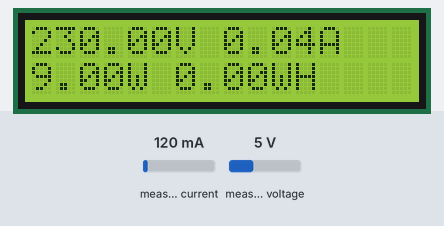
Bench run of a sketch on a simulated ESP32. On the bench: 16×2 character LCD. The test bench sets the inputs (shaded band); at power-on: measured current 120 mA, measured voltage 5 V (analog values on the 0–4095 scale). WiFi joins after 1.5 s; servers stay silent unless stated.

Above: at 12.2 s.
12.3 s: measured current set to 40 mA
At 24.0 s:
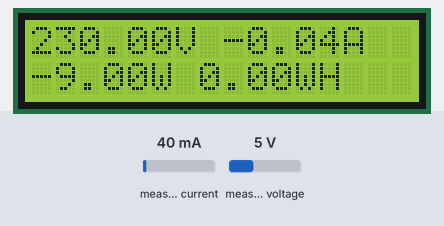
24.8 s: measured current set to 500 mA
At 35.2 s:
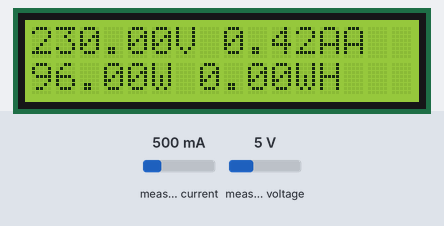
36.8 s: measured voltage set to 0.3 V
At 47.1 s:
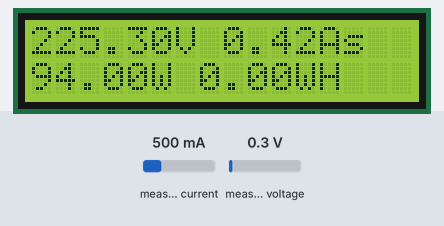
48.2 s: measured voltage set to 3.8 V
At 59.5 s:
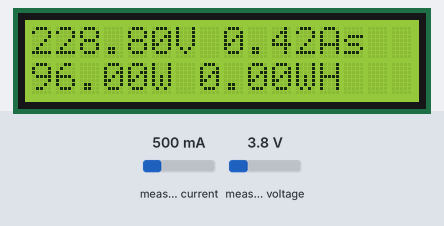
59.8 s: measured current set to 1000 mA
At 71.2 s:
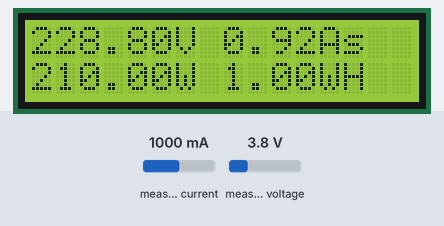
71.5 s: measured current set to 40 mA
At 82.9 s:
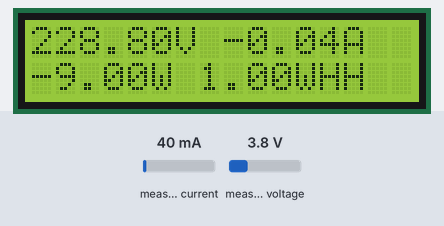
Timing chart, 0 to 84.2 s (numbered marks = the images above; inputs shaded):
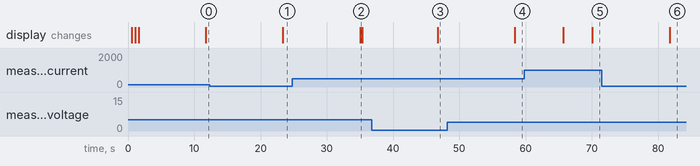

Measured:
- after the input at 12.3 s, the display: changes after 11.1 s (image 1)
- after the input at 24.8 s, the display: changes after 10.2 s (image 2)
- after the input at 36.8 s, the display: changes after 9.9 s (image 3)
- after the input at 48.2 s, the display: changes after 10.2 s (image 4)
- after the input at 71.5 s, the display: changes after 10.2 s (image 6)

The sketch:

emonlib_current.ino
```cpp
#include "ThingSpeak.h"
#include <WiFi.h>
#include <HTTPClient.h>
#include <Arduino.h>
#include <LiquidCrystal_I2C.h>
#include "EmonLib.h"
#define ADC_INPUT 34  // current measurement pin
#define ADC_INPUT1 32 // voltage measurement pin

// Replace with your network credentials
const char* ssid     = "Microgrid_Lab";
const char* password = "Microgrid123";

// REPLACE with your Domain name and URL path or IP address with path
const char* serverName = "http://example.com/post-esp-data.php";

float HOME_VOLTAGE =  220;
EnergyMonitor emon1;
LiquidCrystal_I2C lcd(0x27, 16, 2);
WiFiClient  client;
unsigned long lastMeasurement = 0;
unsigned long timeFinishedSetup = 0;
unsigned long uploadtime = 0;
long energyWM = 0.00;
long energyWH = 0.00;
long power = 0.00;
float Voltage = 0.00;
float amps = 0.00;
void setup()
{
  analogReadResolution(10);
  lcd.begin();
  lcd.backlight();
  emon1.current(ADC_INPUT, 31);
  emon1.voltage(ADC_INPUT1, 410, 1.7);  // Voltage: input pin, calibration, phase_shift
  Connect_WiFi();
  ThingSpeak.begin(client);  // Initialize ThingSpeak
  timeFinishedSetup = millis();
  uploadtime = millis();
}

void loop() {
  unsigned long currentMillis = millis();
  if (currentMillis - lastMeasurement > 10000) {
    amps = emon1.calcIrms(5588) - 0.08; // Calculate Irms only
    emon1.calcVI(100, 4000);                   // Calculate all. No.of half wavelengths (crossings), time-out
    Voltage   = emon1.Vrms;              //extract Vrms into Variable
    lastMeasurement = millis();
    power = Voltage * amps;
    energyWM = energyWM + power / 6;
    energyWH = energyWM / 60;
    writeEnergyToDisplay(power,  amps, Voltage,  energyWH);
  }

  if (millis() - uploadtime > 30000) {
    upload_thingspeak();
    uploadtime = millis();
  }

}

void writeEnergyToDisplay(double watts, double amps, float voltage, double energyWH)
{
  lcd.setCursor(0, 0); // Start from column 3, first two are broken :/
  lcd.print(voltage);
  lcd.print("V ");
  lcd.print(amps);
  lcd.print("A");

  lcd.setCursor(0, 1); // Start from column 3, first two are broken :/
  lcd.print(watts);
  lcd.print("W ");
  lcd.print(energyWH);
  lcd.print("WH");

}

void Connect_WiFi() {
  WiFi.begin(ssid, password);
  lcd.print("Connecting");
  while (WiFi.status() != WL_CONNECTED) {
    delay(500);
    lcd.print(".");
  }
  lcd.clear();
  lcd.print("Connected");
  lcd.setCursor(0, 1);
  lcd.print(WiFi.localIP());
  delay(2000);
}

void WiFi_Upload() {
  //  if (WiFi.status() == WL_CONNECTED) {
  //    WiFiClient client;
  //    HTTPClient http;
  //    http.begin(client, serverName);
  //    http.addHeader("Content-Type", "application/x-www-form-urlencoded");
  //    String httpRequestData = "api_key=" + apiKeyValue + "&sensor=" + sensorName
  //                             + "&location=" + sensorLocation + "&value1=" + String(bme.readTemperature())
  //                             + "&value2=" + String(bme.readHumidity()) + "&value3=" + String(bme.readPressure() / 100.0F) + "";
  //    Serial.print("httpRequestData: ");
  // Serial.println(httpRequestData);
  //    int httpResponseCode = http.POST(httpRequestData);
  //    if (httpResponseCode > 0) {
  //      Serial.print("HTTP Response code: ");
  //      Serial.println(httpResponseCode);
  //    }
  //    else {
  //      Serial.print("Error code: ");
  //      Serial.println(httpResponseCode);
  //    }
  //    http.end();
  //  }
  //  else {
  //    Serial.println("WiFi Disconnected");
  //  }
  //  delay(30000);
}

void upload_thingspeak() {
  ThingSpeak.setField(1, Voltage);
  ThingSpeak.setField(2, amps);
  ThingSpeak.setField(3, power);
  ThingSpeak.setField(4, energyWH);
  int x = ThingSpeak.writeFields(1647730, "OWEFXKR7X2OHP9Z0");
  if (x == 200) {
    lcd.clear();
    lcd.print("update success");
  }
  else {
    lcd.clear();
    lcd.print("Update failed");
  }
}
```
